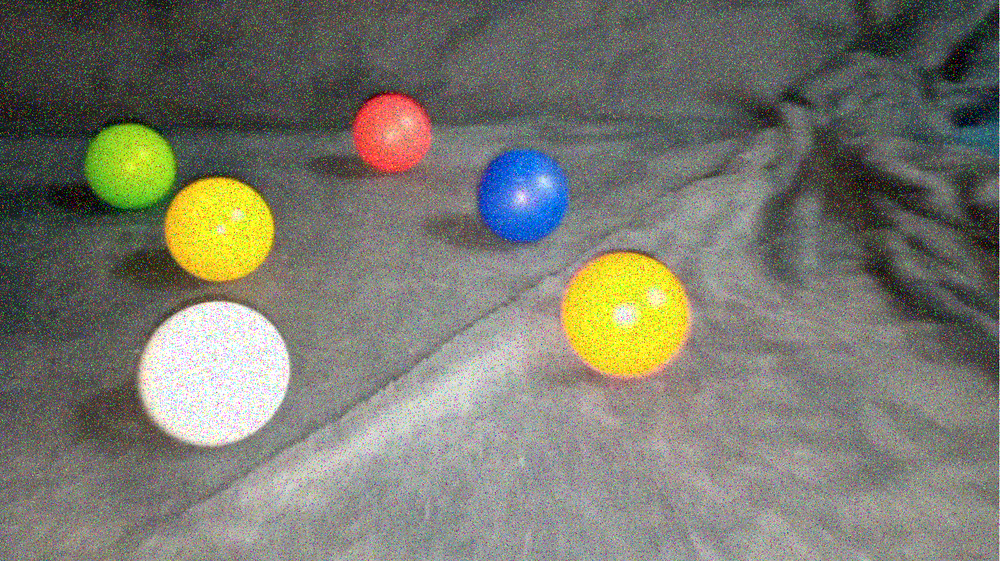
#> input picture cv/filters/1_impulse.png, 1000 x 561 px, shrunk from 1678 x 942 before the run
$ python main.py
#> lines starting #> are read from the running program, lines starting #| are printed output that depends on the picture
from pickletools import uint8

# https://mass-images.pro/ru/batch/tpl/noise
# https://docs.google.com/presentation/d/1dLd-_1r5apaGGJYj_WFn91hWmhtOo3iL0ERIaS23IPY/edit#slide=id.g3120aa44f24_0_22
# https://www.geeksforgeeks.org/python-opencv-filter2d-function/
# Написать программу которая выполняет фильтрацию изображения низкочастотным, высокочастотным и нелинейным медианным фильтром

import cv2
import numpy as np
import copy

from erfa import dt_type
from matplotlib import pyplot

def imshow(img):
  grid_size = int(len(img)/2)
  _, axarr = pyplot.subplots(grid_size, grid_size)
  for i in range(len(img)):
    row_index = int(i/grid_size)
    col_index = i - (row_index*grid_size)
    axarr[row_index, col_index].imshow(img[i])

  pyplot.show()


# Низкочастотный
kernel_box = np.ones((7, 7), np.float32) / 50
image_poisson = cv2.imread("1_impulse.png")
#> image_poisson is the input picture: shape (561, 1000, 3); mean B, G, R 110.3, 120.8, 121.2
image_box = cv2.filter2D(image_poisson, ddepth=-1, kernel=kernel_box)
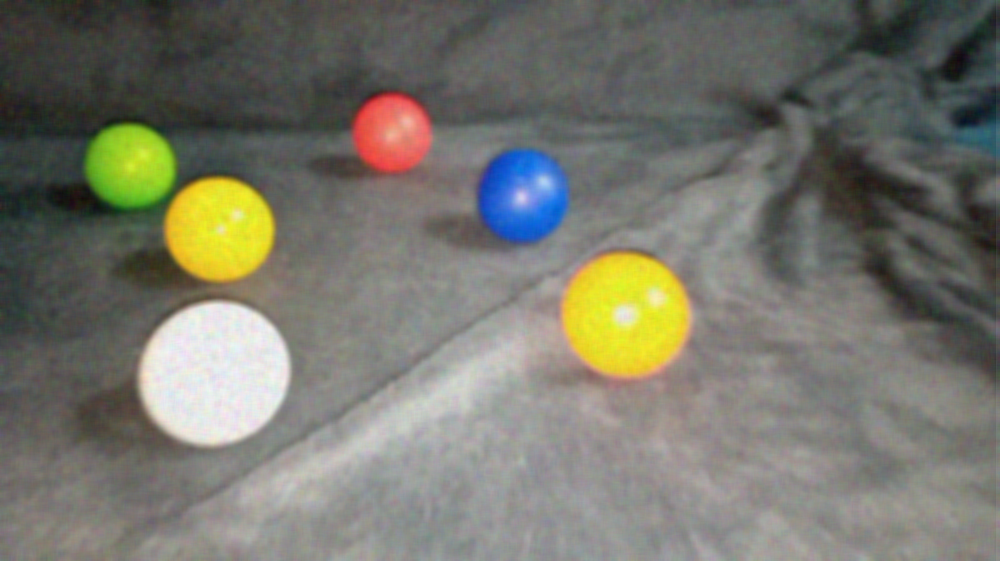
#> image_box: shape (561, 1000, 3); mean B, G, R 108, 118.4, 118.7

# Высокочастотный (Собель, Превит, Робертс)
kernel_roberts_x = np.array([[1,0], [0,-1]])
kernel_roberts_y = np.array([[0,1], [-1,0]])
image_roberts_x = cv2.filter2D(image_box, ddepth=-1, kernel=kernel_roberts_x)
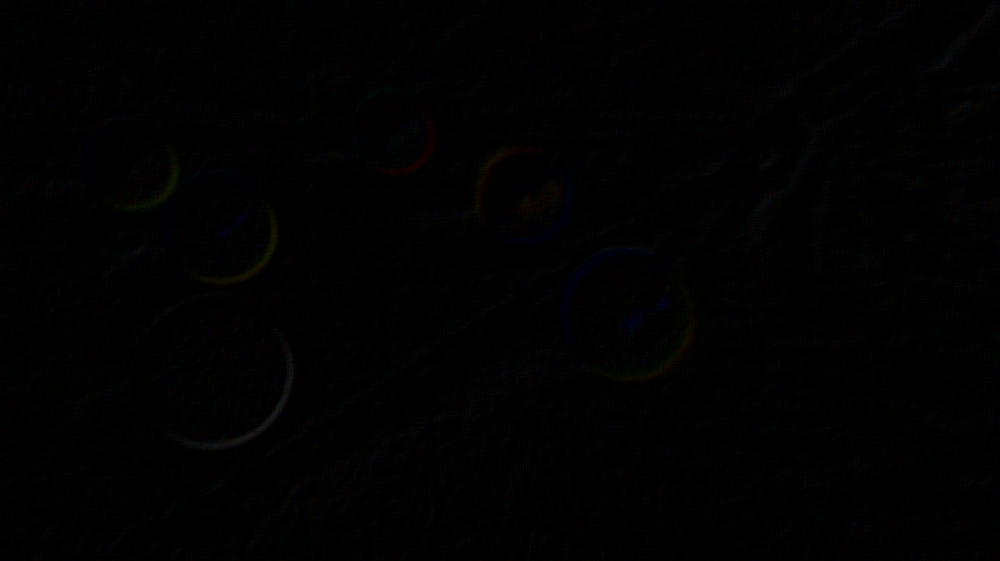
#> image_roberts_x: shape (561, 1000, 3); mean B, G, R 1.2, 1.2, 1.2
image_roberts_y = cv2.filter2D(image_box, ddepth=-1, kernel=kernel_roberts_y)
image_roberts_hypot = np.hypot(image_roberts_x, image_roberts_y)
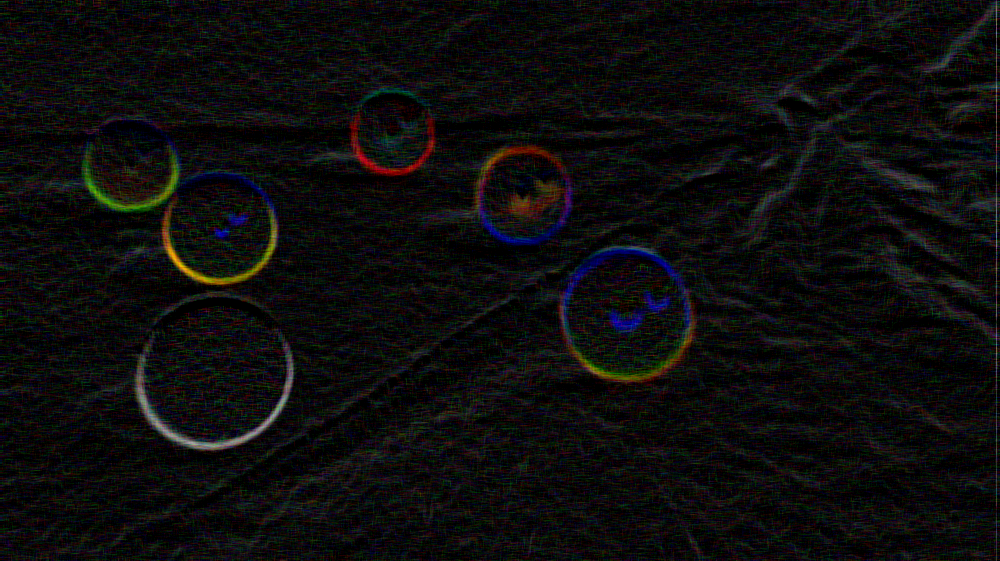
#> image_roberts_hypot: shape (561, 1000, 3) float16; mean B, G, R 2.1, 2.1, 2.2; drawn with min black and max white
scale = lambda x: ((x - x.min()) / (x.max() - x.min()) * 255).astype(int)
image_roberts = scale(image_roberts_hypot)

# Медианный
image_median = cv2.medianBlur(image_poisson, 5)

imshow([image_poisson, image_box, image_roberts, image_median])
#> in imshow, `grid_size = int(len(img)/2)`: grid_size = 2
#> the loop in imshow, `for i in range(len(img)):` made 4 passes
#> (row_index, col_index) on passes 1 to 4: (0, 0), (0, 1), (1, 0), (1, 1)
#> in imshow, `pyplot.show()`:
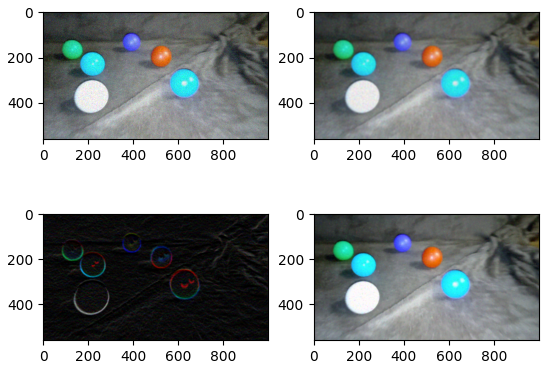
#> figure drawn by matplotlib, 4 panels; B, G, R data is drawn as R, G, B

# [4 lines of commented-out code are left out]
